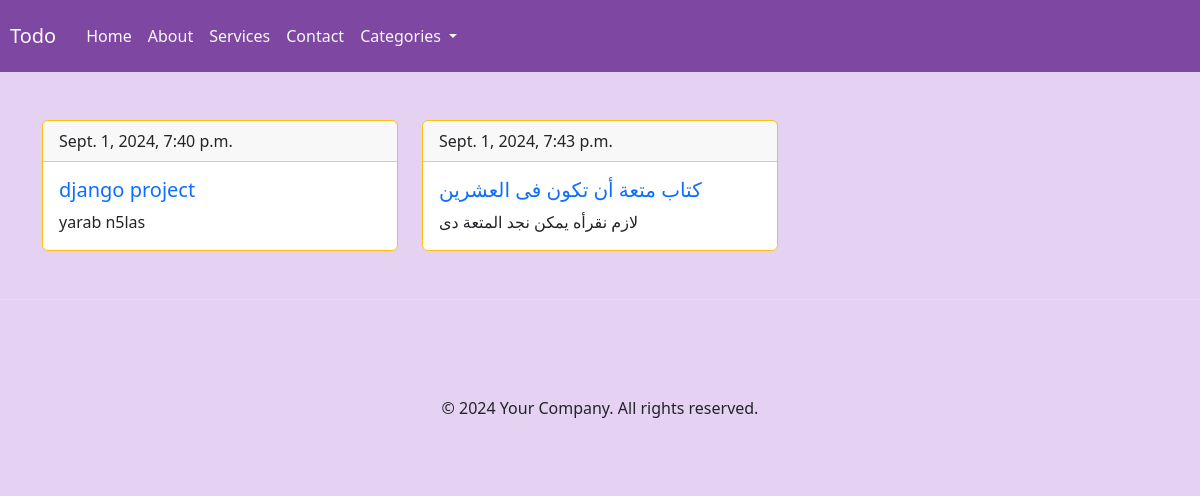
Screenshot of /todosstatus/PENDING with the database file from the repository.
### main/models.py (models this page shows, shortened)
class Task(models.Model):
	STATUS_CHOICES=[
		('PENDING','PENDING'),
		('IN PROGRESS','IN PROGRESS'),
		('COMPELETED','COMPELETED'),
	]
	title=models.CharField(max_length=100)
	description=models.TextField()
	deadlin=models.DateField(null=False,blank=False)
	created_at=models.DateTimeField(auto_now_add=True)
	status=models.CharField(max_length=12,choices=STATUS_CHOICES,default='PENDING')
	priorty=models.IntegerField(validators=[MinValueValidator(1),MaxValueValidator(10)],default=2)
	category=models.ForeignKey(Category,on_delete=models.CASCADE)

### main/views.py (the view)
# urls.py: path('todosstatus/<str:st>',todo_by_status,name='status'),
def todo_by_status(request,st):
	todos=Task.objects.filter(status=st)
	context={
		'todos':todos
	}
	return render(request,'main/todosstatus.html',context)

### main/templates/main/todosstatus.html (shortened to what this page needs)
{% extends "main/components/base.html" %}
{% block content%}
 <div class="container">
    <div class="row row-cols-1 row-cols-md-2 row-cols-lg-3 g-4 mt-4">
        {% for todo in todos %}
        <div class="col">
            <div class="card border-warning mb-5">
                <div class="card-header">{{todo.created_at}}</div>
                <div class="card-body">
                    <a href='{% url "detail" todo.id %}'><h5>{{ todo.title }}</h5></a>
                    <p class="card-text">{{todo.description}}</p>
                </div>
            </div>
        </div>
        {% endfor %}
    </div>
</div>
{% endblock %}

### main/templates/main/components/base.html (style rules this page uses)
html, body { height: 100%; margin: 0; background-color: #e5d1f2; }
a { text-decoration: none; }

### rows the page displays
Task: created_at "Sept. 1, 2024, 7:40 p.m.", title "django project", description "yarab n5las"
Task: created_at "Sept. 1, 2024, 7:43 p.m.", title "كتاب متعة أن تكون فى العشرين", description "لازم نقرأه يمكن نجد المتعة دى"
